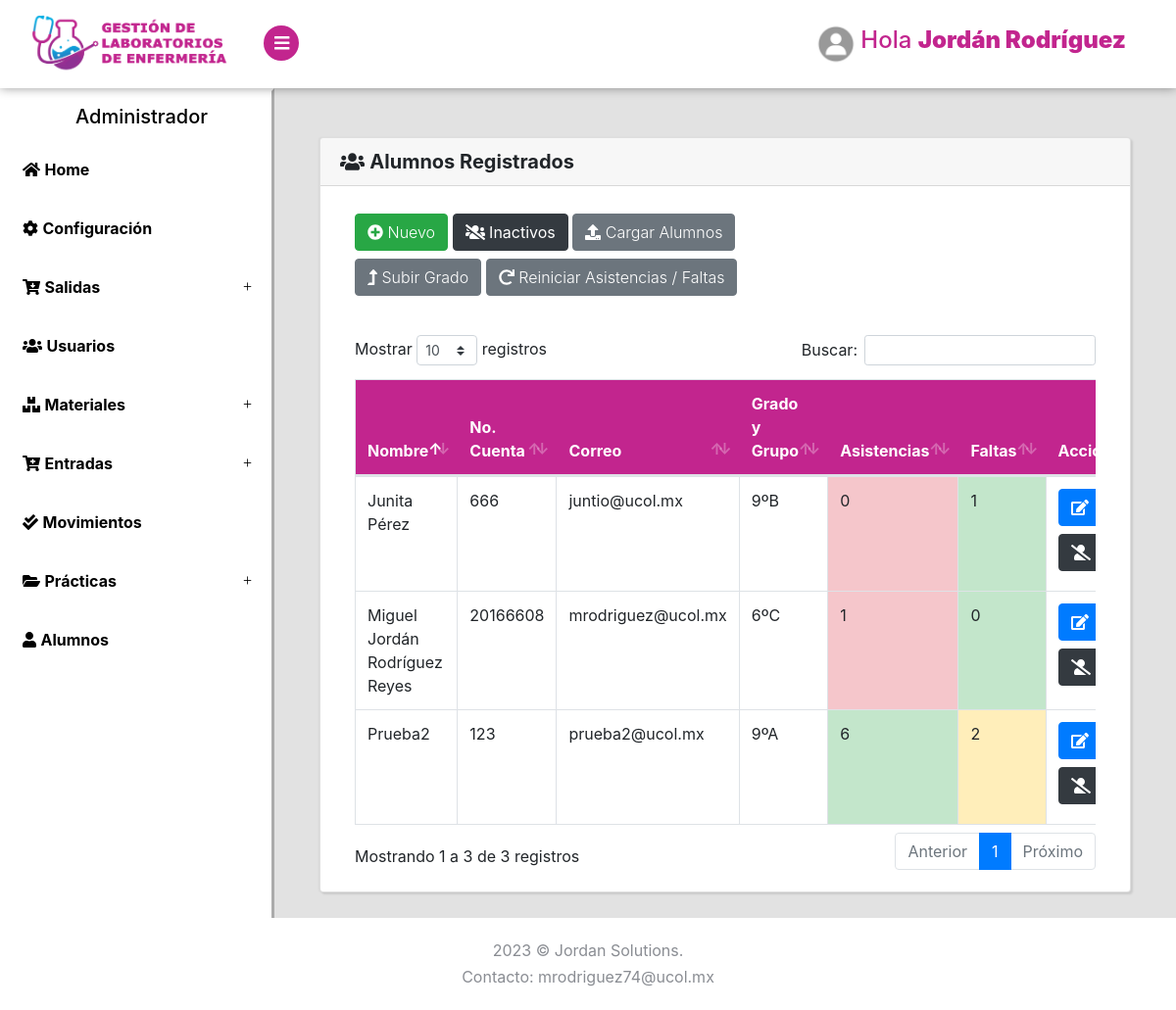
/Alumnos/Listar (signed in), run on the app's committed database.
### tables this page shows
CREATE TABLE `alumnos` (
  `id` int(11) NOT NULL,
  `usuario` varchar(20) NOT NULL,
  `nombre` varchar(100) NOT NULL,
  `correo` varchar(100) NOT NULL,
  `grado` int(2) NOT NULL,
  `grupo` varchar(10) NOT NULL,
  `asistencias` int(3) NOT NULL DEFAULT 0,
  `faltas` int(3) NOT NULL DEFAULT 0,
  `rol` int(2) NOT NULL DEFAULT 1,
  `clave` varchar(150) NOT NULL,
  `estado` tinyint(4) NOT NULL DEFAULT 1,
  `perfil` varchar(150) NOT NULL DEFAULT 'perfil.jpg'
);

### Libraries/Core/Views.php (called while the page is built)
<?php
class Views{
    function getView($controller, $view, $alert="", $data1 = "", $data2 = "", $data3 = "", $data4 = "", $data5 = "")
    {
        $controller = get_class($controller);
        if ($controller == "Login") {
            $view = "Views/".$view.".php";
        }else{
            $view = "Views/" . $controller . "/" . $view . ".php";
        }
        require_once($view);
    }
}
?>

### Controller/Alumnos.php (called while the page is built, shortened)
<?php
class Alumnos extends Controllers
{
    public function Listar()
    {
        $data1 = $this->model->selectAlumnos();
        $data2 = $this->model->configuracion();
        $data3 = $this->model->configuracionA();
        $this->views->getView($this, "Listar", "", $data1, $data2, $data3);
        die();
    }
}
?>

### index.php (called while the page is built, shortened)
<?php
require_once("Helpers/Helpers.php");
require_once("Libraries/Core/Load.php");
?>

### Helpers/Helpers.php (called while the page is built, shortened)
<?php
function base_url()
{
    return BASE_URL;
}
?>

### Libraries/Core/Mysql.php (called while the page is built, shortened)
<?php
class Mysql extends Conexion{
    private $conexion;
    function __construct()
    {
        $this->conexion = new Conexion();
        $this->conexion = $this->conexion->conect();
    }
    public function select_all(string $query){
        $this->strquery = $query;
        $result = $this->conexion->prepare($this->strquery);
        $result->execute();
        $data = $result->fetchall(PDO::FETCH_ASSOC);
        return $data;
    }
}
?>

### Libraries/Core/Conexion.php (called while the page is built)
<?php
class Conexion{
    private $conect;
    public function __construct()
    {
      $conexion = "mysql:host=".HOST.";dbname=".BD.";.CHARSET.";
      try {
          $this->conect = new PDO($conexion, DB_USER, PASS);
          $this->conect->setAttribute(PDO::ATTR_ERRMODE, PDO::ERRMODE_EXCEPTION);
      } catch (PDOException $e) {
          $this->conect = "Error en la conexion";
          echo "Error: " . $e->getMessage();
      }
    }
    public function conect()
    {
        return $this->conect;
    }
}
?>

### Models/AlumnosModel.php (called while the page is built, shortened)
<?php
class AlumnosModel extends Mysql{
    public function selectAlumnos()
    {
        $sql = "SELECT * FROM alumnos WHERE estado = 1";
        $res = $this->select_all($sql);
        return $res;
    }
    public function configuracionA()
    {
        $sql = "SELECT * FROM configsemestre";
        $res = $this->select_all($sql);
        return $res;
    }
}
?>

### Views/Alumnos/Listar.php (the view, shortened to what this page needs)
<?php if($_SESSION['rol'] <= 1){ ?>
<div class="page-content2">
    <section>
        <div class="card container-fluid2 text-center">
            <div class="card-header"><i class="fas fa-exclamation-circle"></i> ERROR</div>
            <div class="card-body">
                <img src="../Assets/img/unicornio.png" style="height: 400px; ">
                <h5 class="card-title">Error: No tienes acceso a esta página.</h5>
            </div>
            <div class="card-footer text-muted">
              <a href="<?php echo base_url() ?>Dashboard/Alumnos" class="btn btn-primary">Ir al inicio</a>
            </div>
        </div>
    </section>
</div>
<?php }  else { ?>
<div class="page-content">
    <section>
        <div class="card container-fluid2">
            <h5 class="card-header"><i class="fas fa-users"></i> <strong>Alumnos Registrados</strong></h5>
            <div class="card-body">
                <div class="container-fluid ">
                    <div class="row">
                        <div class="col-lg-12 mt-2">
                            <div class="row">
                                <div class="col-lg-8 mb-2">
                                    <?php if($_SESSION['rol'] >= 4){ ?>
                                        <button class="btn btn-success mb-2" type="button" data-toggle="modal" data-target="#nuevo_cliente"><i class="fas fa-plus-circle"></i> Nuevo</button>
                                        <a href="<?php echo base_url(); ?>Alumnos/eliminados" class="btn btn-dark mb-2"><i class="fas fa-users-slash"></i> Inactivos</a>
                                        <button class="btn btn-secondary mb-2" type="button" data-toggle="modal" data-target="#alumnos"><i class="fas fa-upload"></i> Cargar Alumnos</button>
                                        <form action="<?php echo base_url() ?>Alumnos/subirgrado" method="post" class="d-inline subir">
                                            <button type="submit" class="btn btn-secondary mb-2"><i class="fas fa-level-up-alt"></i> Subir Grado</button>
                                        </form>
                                        <form action="<?php echo base_url() ?>Alumnos/reiniciarhoras" method="post" class="d-inline horas">
                                            <button type="submit" class="btn btn-secondary mb-2"><i class="fas fa-redo"></i> Reiniciar Asistencias / Faltas</button>
                                        </form>
                                    <?php } ?>
                                </div>
                                <div class="col-lg-4">
                                </div>
                            </div>
                            <div class="table-responsive mt-4">
                                <table class="table table-hover table-bordered" id="Table">
                                    <thead class="thead-personality">
                                        <tr>
                                            <th>Nombre</th>
                                            <th>No. Cuenta</th>
                                            <th>Correo</th>
                                            <th>Grado y Grupo</th>
                                            <th>Asistencias</th>
                                            <th>Faltas</th>
                                            <th>Acciones</th>
                                        </tr>
                                    </thead>
                                    <tbody>
                                        <?php foreach ($data1 as $us) { ?>
                                        <?php if($_SESSION['rol'] >= $us['rol']){ ?>
                                            <tr>
                                                <td><?php echo $us['nombre']; ?></td>
                                                <td><?php echo $us['usuario']; ?></td>
                                                <td><?php echo $us['correo']; ?></td>
                                                <td><?php echo $us['grado'], 'º', $us['grupo'];?></td>
                                                <?php if($us['asistencias'] < ($data3[$us['grado']-1]['aminimas'])/2 ){ ?>
                                                <td class="table-danger"><?php echo $us['asistencias']; ?></td>
                                                <?php }  elseif ($us['asistencias'] < ($data3[$us['grado']-1]['aminimas'])){ ?>
                                                <td class="table-warning"><?php echo $us['asistencias']; ?></td>
                                                <?php }  else { ?>
                                                <td class="table-success"><?php echo $us['asistencias']; ?></td>
                                                <?php } ?>
                                                <?php if($us['faltas'] <= ($data3[$us['grado']-1]['fmaximas'])/2){ ?>
                                                <td class="table-success"><?php echo $us['faltas']; ?></td>
                                                <?php }  else {if($us['faltas'] < $data3[$us['grado']-1]['fmaximas']){ ?>
                                                <td class="table-warning"><?php echo $us['faltas']; ?></td>
                                                <?php }  else { ?>
                                                <td class="table-danger"><?php echo $us['faltas']; ?></td>
                                                <?php } }?>
                                                <td>
                                                    <?php if($_SESSION['rol'] >= 4){ ?>
                                                        <a title="Editar" href="<?php echo base_url() ?>Alumnos/editar?id=<?php echo $us['id']; ?>" class="btn btn-primary mb-2"><i class="fas fa-edit"></i></a>
                                                        <form action="<?php echo base_url() ?>Alumnos/eliminar?id=<?php echo $us['id']; ?>" method="post" class="d-inline elim">
                                                            <button title="Inactivar" type="submit" class="btn btn-dark mb-2"><i class="fas fa-user-slash"></i></button>
                                                        </form>
                                                    <?php } else {?>
                                                        <p href="">SIN ACCIONES</p>
                                                    <?php } ?>
                                                </td>
                                            </tr>
                                        <?php } }?>
                                    </tbody>
                                </table>
                            </div>
                        </div>
                    </div>
                </div>
            </div>
        </div>
    </section>
</div>
</div>
<?php } ?>

### Assets/css/style.default.css (style rules this page uses)
:root { --blue: #15c2e9; --graylight: #e2e2e2; --grayheader: #F7F7F7; --lavanda: #c2258e; --black: #000; --white: #fff; }
body { position: relative; }
section { padding: 0 1rem; }
a { -webkit-transition: all 0.3s; transition: all 0.3s; display: inline-block; }
button { cursor: pointer; }
i, span, strong { display: inline-block; }
.card { margin-bottom: 30px; -webkit-box-shadow: 2px 2px 2px rgba(0, 0, 0, 0.1), -1px 0 2px rgba(0, 0, 0, 0.05); box-shadow: 2px 2px 2px rgba(0, 0, 0, 0.1), -1px 0 2px rgba(0, 0, 0, 0.05); }
.page-content { position: relative; background: var(--graylight); min-height: 100vh; width: calc(100% - 280px); padding: 0; padding-bottom: 70px; }
button, input[type="submit"] { cursor: pointer; font-family: inherit; font-weight: 300 !important; }
.table { margin-bottom: 0; color: #8a8d93; }
.table td, .table th { border-color: #343a40; }
.table thead th { border: none; }
.table-bordered td, .table-bordered th { border-color: #343a40; }
.btn { font-weight: 400; border: 1px solid transparent; padding: 0.45rem 0.75rem; font-size: 1rem; line-height: 1.5; border-radius: 0.25rem; -webkit-transition: color 0.15s ease-in-out, background-color 0.15s ease-in-out, border-color 0.15s ease-in-out, -webkit-box-shadow 0.15s ease-in-out; transition: color 0.15s ease-in-out, background-color 0.15s ease-in-out, border-color 0.15s ease-in-out, -webkit-box-shadow 0.15s ease-in-out; transition: color 0.15s ease-in-out, background-color 0.15s ease-in-out, border-color 0.15s ease-in-out, box-shadow 0.15s ease-in-out; transition: color 0.15s ease-in-out, background-color 0.15s ease-in-out, border-color 0.15s ease-in-out, box-shadow 0.15s ease-in-out, -webkit-box-shadow 0.15s ease-in-out; }
.btn-primary { color: color-yiq(#db6574); background-color: #db6574; border-color: #db6574; }
.btn-secondary { color: color-yiq(#868e96); background-color: #868e96; border-color: #868e96; }
.btn-success { color: color-yiq(#28a745); background-color: #28a745; border-color: #28a745; }
.btn-dark { color: color-yiq(#212529); background-color: #212529; border-color: #212529; }
body { font-family: "Muli", sans-serif; font-size: 1rem; font-weight: 400; line-height: 1.5; color: #8a8d93; background-color: #fff; }
a { color: #db6574; text-decoration: none; }
h1, h2, h3, h4, h5, h6, .h1, .h2, .h3, .h4, .h5, .h6 { margin-bottom: 0.5rem; font-family: inherit; font-weight: 700; line-height: 1.2; color: inherit; }
h5, .h5 { font-size: 1.1rem; }
.card { background-color: #2d3035; border: 1px solid #34373d; border-radius: 0; }
.card-body { padding: 1.25rem; }
.card-header { padding: 0.75rem 1.25rem; background-color: rgba(0, 0, 0, 0.03); border-bottom: 1px solid #34373d; }
.card-header:first-child { border-radius: 0 0 0 0; }
.container-fluid2 { margin: 50px 30px; }
.thead-personality { background: var(--lavanda); color: var(--white); }

### data on the page
alumnos: nombre "Junita Pérez", usuario "666", correo "juntio@ucol.mx", grado "9", grupo "B", asistencias "0", faltas "1"
alumnos: nombre "Miguel Jordán Rodríguez Reyes", usuario "20166608", correo "mrodriguez@ucol.mx", grado "6", grupo "C", asistencias "1", faltas "0"
alumnos: nombre "Prueba2", usuario "123", correo "prueba2@ucol.mx", grado "9", grupo "A", asistencias "6", faltas "2"

### other printed values
$_SESSION['nombre'] "Jordán Rodríguez"
